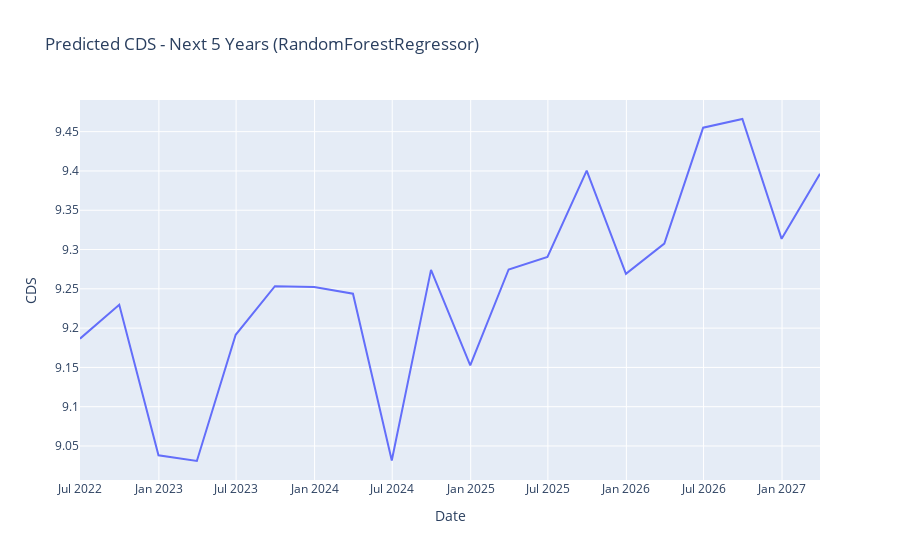
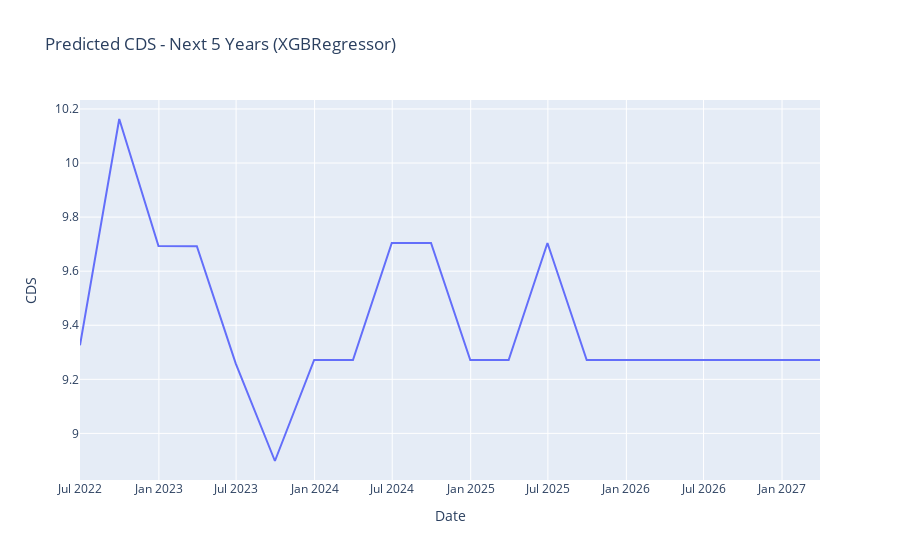

Write notebook code for charts like these, in order.
### Markdown cell above
# Forecasting features + ML (CDS) prediction on forecasted data

### Code cell
import matplotlib.dates as mdates
from prophet import Prophet
from sklearn.preprocessing import StandardScaler
import warnings
warnings.filterwarnings("ignore")
import logging

# Suppress INFO logs
logging.getLogger('prophet').setLevel(logging.WARNING)  # Add this line
logging.getLogger('cmdstanpy').setLevel(logging.WARNING)  # Add this line

warnings.filterwarnings("ignore")

import plotly.graph_objs as go

# Prepare the forecasts dictionary
forecasts = {}

# Initialize the figure and axes for the 2-column subplot
fig, axs = plt.subplots(len(X.columns)//2 + len(X.columns)%2, 2, figsize=(15, 6*len(X.columns)//2))

# Forecast the features using Prophet
for i, col in enumerate(X.columns):  # using your defined X here
    df = data[[col]].reset_index().rename(columns={'index': 'ds', col: 'y'})

    # Initialize and fit the model
    model = Prophet(yearly_seasonality=True)
    model.fit(df)

    # Forecast for the next 5 years (20 quarters)
    future = model.make_future_dataframe(periods=5*4, freq='Q')
    forecast = model.predict(future)

    # Store the forecasted values
    forecasts[col] = forecast['yhat'].values[-5*4:]

    # Add the forecast plot to the subplot
    axs[i//2, i%2].plot(df['ds'], df['y'], label='Historical')
    axs[i//2, i%2].plot(future['ds'], forecast['yhat'], label='Forecast')
    axs[i//2, i%2].fill_between(future['ds'], forecast['yhat_lower'], forecast['yhat_upper'], alpha=0.2)
    axs[i//2, i%2].set_title(f'Forecast of {col} for Next 5 Years')
    axs[i//2, i%2].set_xlabel('Year')
    axs[i//2, i%2].set_ylabel(col)
    axs[i//2, i%2].legend()
    axs[i//2, i%2].grid(True)

# Hide extra subplot axes if the number of plots is odd
if len(X.columns)%2:
    fig.delaxes(axs[-1, -1])

plt.tight_layout()
plt.show()

# Combine all forecasts into a single DataFrame and standardize it
forecasts_df = pd.DataFrame(forecasts, index=future['ds'].values[-5*4:])
forecasts_df_scaled = scaler.transform(forecasts_df)  # standardize the forecasts

# Predict the CDS for the next five years
cds_predictions = {}
for model in models:  # using your trained models here
    cds_predictions[model.__class__.__name__] = model.predict(forecasts_df_scaled)  # use scaled forecasts for prediction

# Plot the predicted CDS using Plotly for interactivity
for model_name, predictions in cds_predictions.items():
    trace = go.Scatter(
        x = forecasts_df.index,
        y = predictions,
        mode = 'lines',
        name = 'Predicted'
    )

    layout = go.Layout(
        title = f'Predicted CDS - Next 5 Years ({model_name})',
        xaxis = dict(title = 'Date'),
        yaxis = dict(title = 'CDS')
    )

    fig = go.Figure(data=[trace], layout=layout)
    fig.show()

### Figure 1 — Plotly figure (JSON) as saved in the notebook; plotly's stock layout.template omitted (floating-point values rounded to 4 significant figures)
{"data": [{"mode": "lines", "name": "Predicted", "type": "scatter", "x": ["2022-06-30T00:00:00", "2022-09-30T00:00:00", "2022-12-31T00:00:00", "2023-03-31T00:00:00", "2023-06-30T00:00:00", "2023-09-30T00:00:00", "2023-12-31T00:00:00", "2024-03-31T00:00:00", "2024-06-30T00:00:00", "2024-09-30T00:00:00", "2024-12-31T00:00:00", "2025-03-31T00:00:00", "2025-06-30T00:00:00", "2025-09-30T00:00:00", "2025-12-31T00:00:00", "2026-03-31T00:00:00", "2026-06-30T00:00:00", "2026-09-30T00:00:00", "2026-12-31T00:00:00", "2027-03-31T00:00:00"], "y": [9.187, 9.23, 9.038, 9.031, 9.191, 9.253, 9.252, 9.244, 9.031, 9.274, 9.152, 9.275, 9.29, 9.4, 9.269, 9.307, 9.455, 9.466, 9.314, 9.396]}], "layout": {"title": {"text": "Predicted CDS - Next 5 Years (RandomForestRegressor)"}, "xaxis": {"title": {"text": "Date"}}, "yaxis": {"title": {"text": "CDS"}}}}

### Figure 2 — Plotly figure (JSON) as saved in the notebook; plotly's stock layout.template omitted (floating-point values rounded to 4 significant figures)
{"data": [{"mode": "lines", "name": "Predicted", "type": "scatter", "x": ["2022-06-30T00:00:00", "2022-09-30T00:00:00", "2022-12-31T00:00:00", "2023-03-31T00:00:00", "2023-06-30T00:00:00", "2023-09-30T00:00:00", "2023-12-31T00:00:00", "2024-03-31T00:00:00", "2024-06-30T00:00:00", "2024-09-30T00:00:00", "2024-12-31T00:00:00", "2025-03-31T00:00:00", "2025-06-30T00:00:00", "2025-09-30T00:00:00", "2025-12-31T00:00:00", "2026-03-31T00:00:00", "2026-06-30T00:00:00", "2026-09-30T00:00:00", "2026-12-31T00:00:00", "2027-03-31T00:00:00"], "y": [9.326, 10.16, 9.693, 9.692, 9.259, 8.898, 9.271, 9.271, 9.704, 9.704, 9.271, 9.271, 9.704, 9.271, 9.271, 9.271, 9.271, 9.271, 9.271, 9.271]}], "layout": {"title": {"text": "Predicted CDS - Next 5 Years (XGBRegressor)"}, "xaxis": {"title": {"text": "Date"}}, "yaxis": {"title": {"text": "CDS"}}}}
